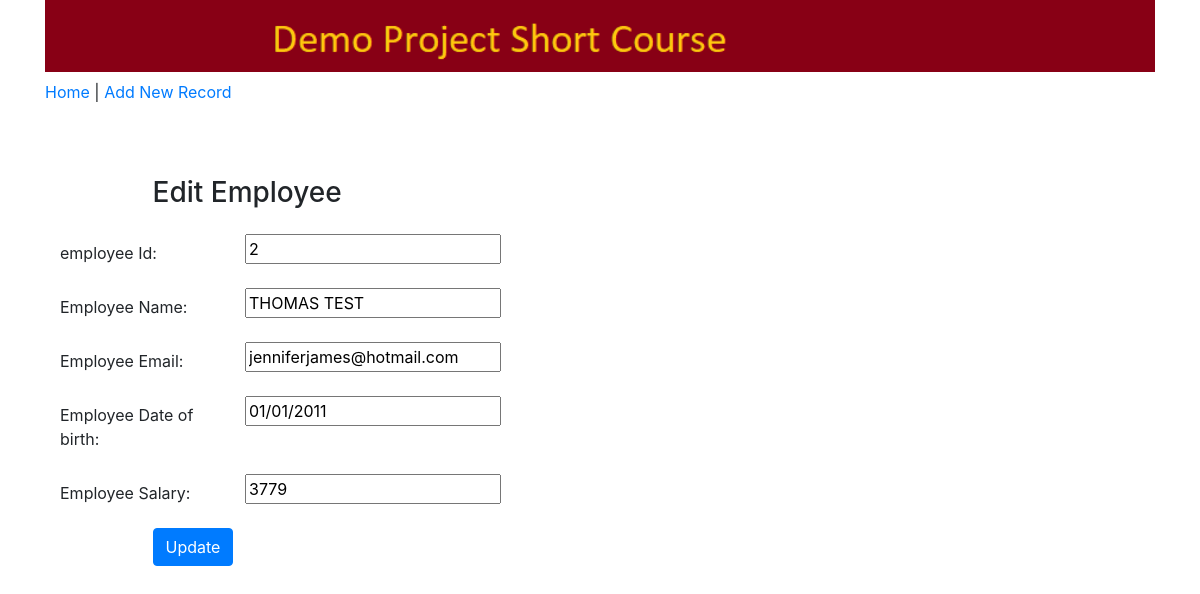
Page /edit/2 on the committed database.
### less4App/models.py (models this page shows, shortened)
class Employee(models.Model):
    id = models.AutoField(primary_key=True)
    name = models.CharField("Employee Name", max_length=100)
    email = models.EmailField("Email Address", max_length=100)
    dob = models.DateTimeField("Date of Birth",help_text="Format: yyyy/mm/dd")
    salary = models.FloatField("Monthly Salary")
    class Meta:
        db_table = "employees"

### less4App/views.py (the view)
# urls.py: path('edit/<int:id>', views.edit),
def edit(request, id):
    employee = Employee.objects.get(id=id)
    form = EmployeeForm(request.POST,request.FILES) #try
    return render(request,'edit.html',{'employee':employee,'form':form})

### less4App/forms.py
class EmployeeForm(forms.ModelForm):
    class Meta:
        model = Employee
        fields = "__all__"
        widgets = {
                'dob'   : forms.DateInput(attrs={'class': 'form-control datepicker1'}),
                'name'  : forms.TextInput(attrs={'class': 'form-control'}),
                'email' : forms.TextInput(attrs={'class': 'form-control','placeholder': 'Email Address'}),
                'salary': forms.TextInput(attrs={'class': 'form-control'}),
    	}
        dob = forms.DateField(
            widget=forms.DateInput(format='%Y/%m/%d'),input_formats=('%Y/%m/%d', )
        )

### templates/edit.html (shortened to what this page needs)
{% extends 'base.html' %}
{% block content %}
    <form method="POST" class="post-form" action="/update/{{employee.id}}" enctype="multipart/form-data">
        <div class="container">
        <br>
        <div class="form-group row">
        <label class="col-sm-1 col-form-label"></label>
        <div class="col-sm-4">
        <h3>Edit Employee</h3>
        </div>
      </div>
      <div class="form-group row">
        <label class="col-sm-2 col-form-label">employee Id:</label>
        <div class="col-sm-4">
            <input type="text" name="id" id="id_id" required maxlength="20" value="{{ employee.id }}"/>
        </div>
      </div>
      <div class="form-group row">
        <label class="col-sm-2 col-form-label">Employee Name:</label>
        <div class="col-sm-4">
          <input type="text" name="name" id="id_name" required maxlength="20" value="{{ employee.name | upper }}"/>
        </div>
      </div>
        <div class="form-group row">
        <label class="col-sm-2 col-form-label">Employee Email:</label>
        <div class="col-sm-4">
          <input type="text" name="email" id="id_email" required maxlength="20" value="{{ employee.email }}"/>
        </div>
      </div>
        <div class="form-group row">
        <label class="col-sm-2 col-form-label">Employee Date of birth:</label>
        <div class="col-sm-4">
          <input type="text" name="dob" id="id_dob" required maxlength="20" value="{{ employee.dob | date:"m/d/Y"  }}"/>
        </div>
      </div>
      <div class="form-group row">
    <label class="col-sm-2 col-form-label">Employee Salary:</label>
    <div class="col-sm-4">
      <input type="text" name="salary" id="id_salary" required maxlength="20" value="{{ employee.salary |floatformat:"-3"}}"/>
    </div>
  </div>
        <div class="form-group row">
        <label class="col-sm-1 col-form-label"></label>
        <div class="col-sm-4">
        <button type="submit" class="btn btn-primary">Update</button>
        </div>
      </div>
        </div>
    </form>
{% endblock %}

### rows in the picture
Employee: id "2", name "THOMAS TEST", email "jenniferjames@hotmail.com", dob "01/01/2011", salary "3779"
